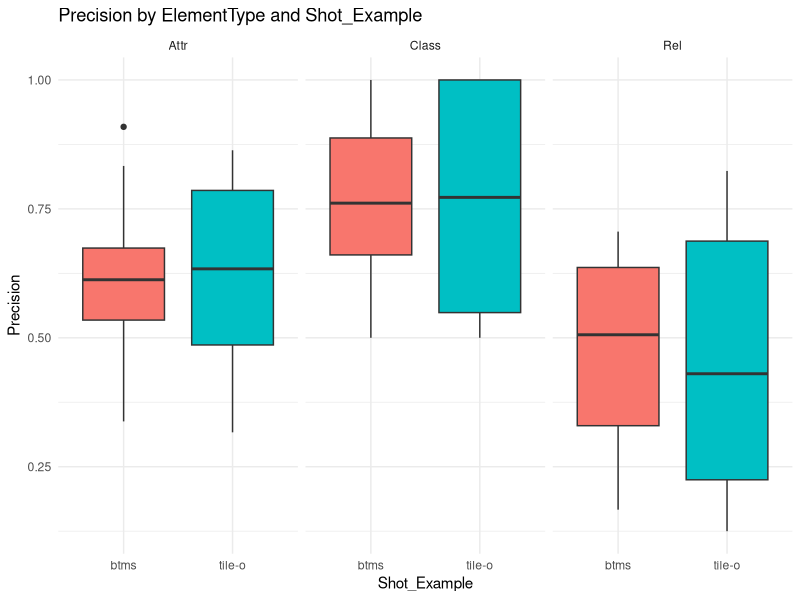
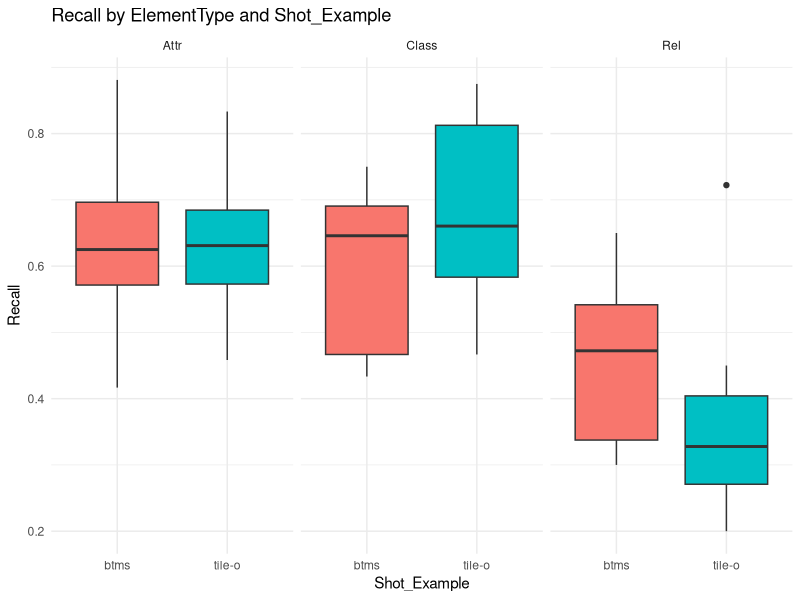
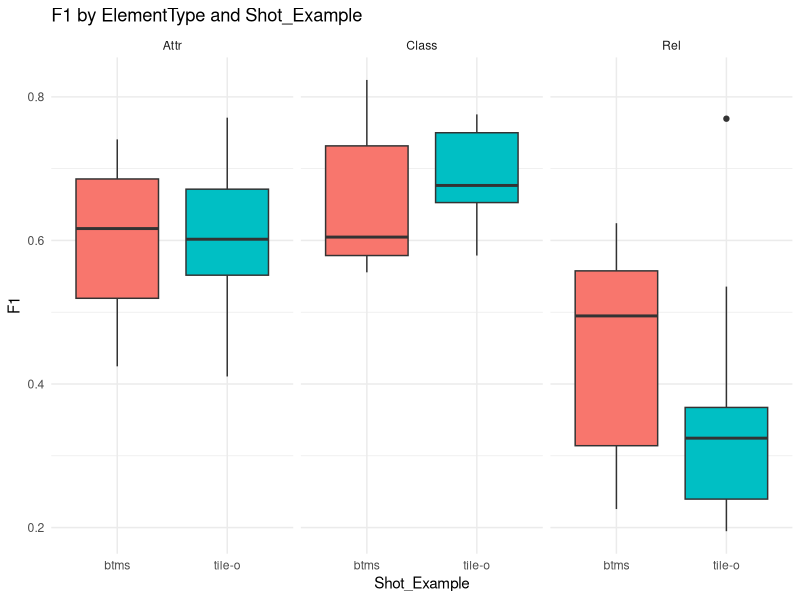
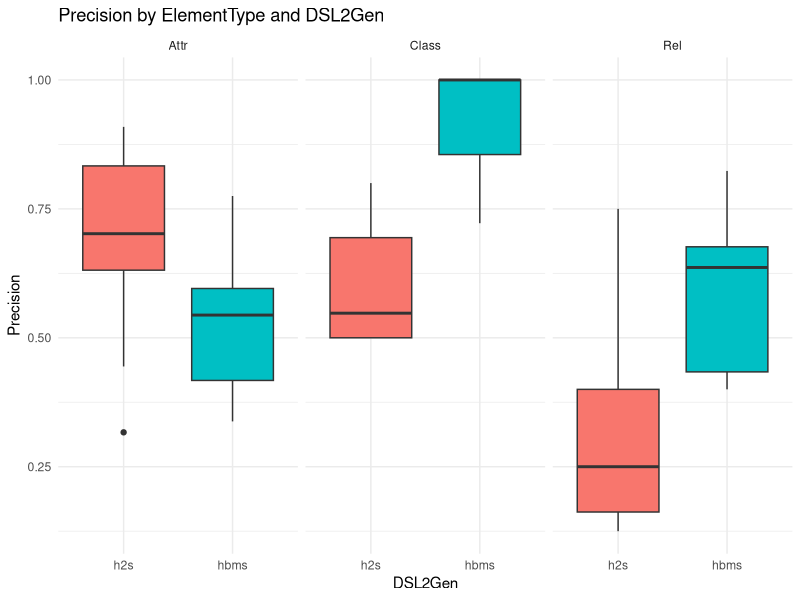
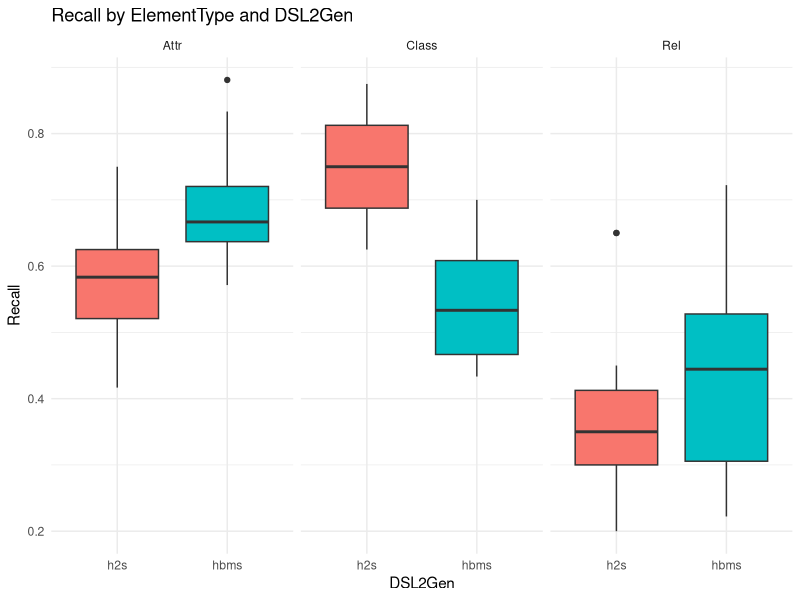
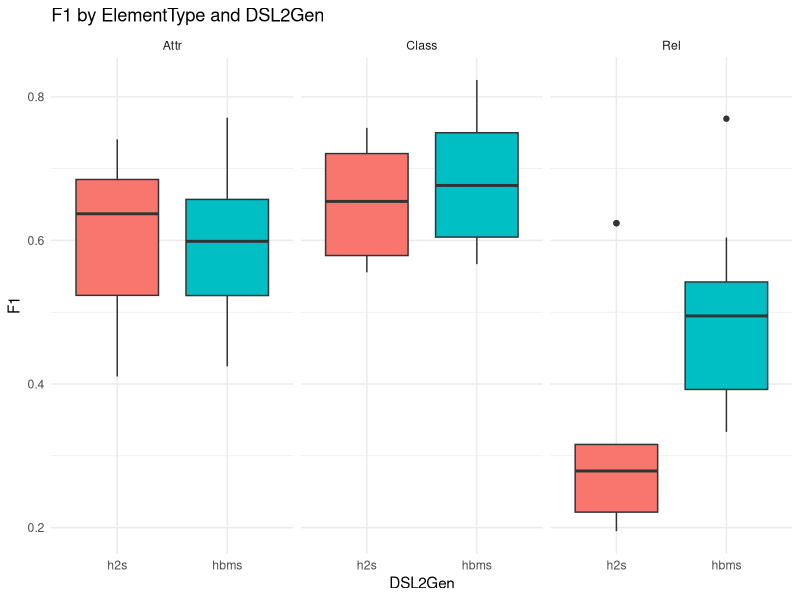
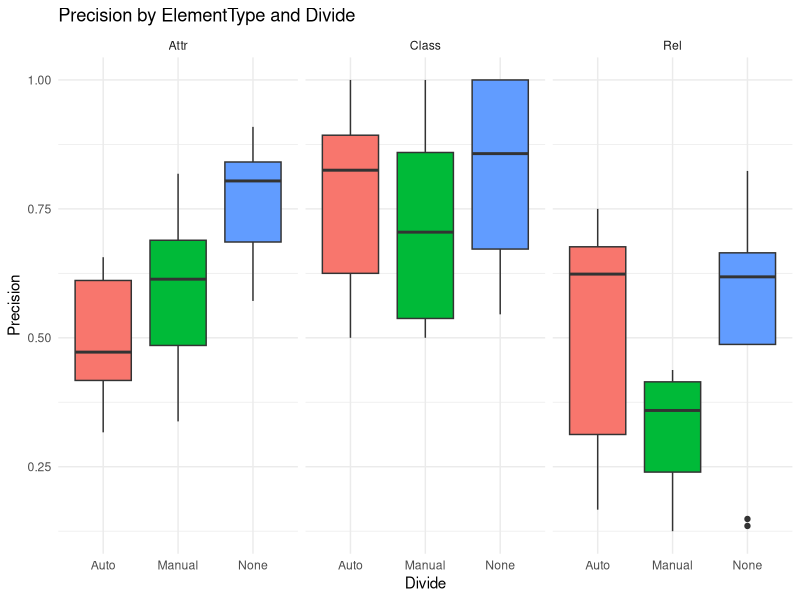
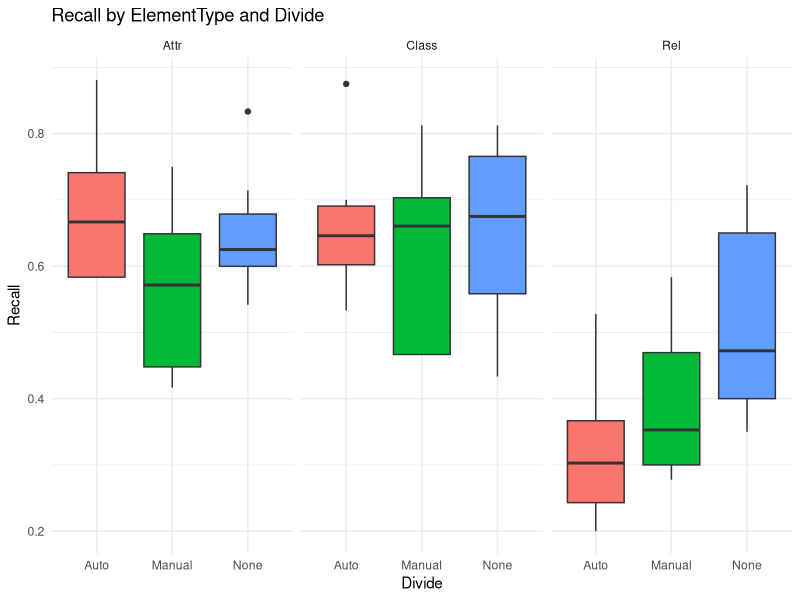

The R source for these figures, in order:
## ---- chunk 1
library(readxl)
library(dplyr)
library(tidyr)
library(lme4)
library(lmerTest)
## ---- chunk 2
df <- read_excel('IFT6253LLMAssistantEvaluation.xlsx', skip=1)

colnames(df)[3] <- "Shot_Example"
colnames(df)[6] <- "Pre_Model"

colnames(df)[7] <- "Class_Precision"
colnames(df)[8] <- "Class_Recall"
colnames(df)[9] <- "Class_F1"

colnames(df)[10] <- "Attr_Precision"
colnames(df)[11] <- "Attr_Recall"
colnames(df)[12] <- "Attr_F1"

colnames(df)[13] <- "Rel_Precision"
colnames(df)[14] <- "Rel_Recall"
colnames(df)[15] <- "Rel_F1"

df$Combination <- factor(df$Combination)
df$Shot_Example <- factor(df$Shot_Example)
df$DSL2Gen <- factor(df$DSL2Gen)
df$Divide <- factor(df$Divide)
df$Pre_Model <- factor(df$Pre_Model)

head(df)
## ---- chunk 3
df_long <- df %>%
  pivot_longer(
    cols = colnames(df)[7:15], # Select relevant columns
    names_to = c("ElementType", ".value"),
    names_sep = "_"
  )

head(df_long)
## ---- chunk 4
library(ggplot2)

ggplot(df_long, aes(x = Shot_Example, y = Precision, fill = Shot_Example)) +
  geom_boxplot() +
  facet_wrap(~ ElementType) + # Facet by ElementType
  labs(title = "Precision by ElementType and Shot_Example",
    x = "Shot_Example",
    y = "Precision") +
  theme_minimal() +
  theme(legend.position = "none")

ggplot(df_long, aes(x = Shot_Example, y = Recall, fill = Shot_Example)) +
  geom_boxplot() +
  facet_wrap(~ ElementType) + # Facet by ElementType
  labs(title = "Recall by ElementType and Shot_Example",
    x = "Shot_Example",
    y = "Recall") +
  theme_minimal() +
  theme(legend.position = "none")

ggplot(df_long, aes(x = Shot_Example, y = F1, fill = Shot_Example)) +
  geom_boxplot() +
  facet_wrap(~ ElementType) + # Facet by ElementType
  labs(title = "F1 by ElementType and Shot_Example",
    x = "Shot_Example",
    y = "F1") +
  theme_minimal() +
  theme(legend.position = "none")

## ---- chunk 5
ggplot(df_long, aes(x = DSL2Gen, y = Precision, fill = DSL2Gen)) +
  geom_boxplot() +
  facet_wrap(~ ElementType) + # Facet by ElementType
  labs(title = "Precision by ElementType and DSL2Gen",
    x = "DSL2Gen",
    y = "Precision") +
  theme_minimal() +
  theme(legend.position = "none")

ggplot(df_long, aes(x = DSL2Gen, y = Recall, fill = DSL2Gen)) +
  geom_boxplot() +
  facet_wrap(~ ElementType) + # Facet by ElementType
  labs(title = "Recall by ElementType and DSL2Gen",
    x = "DSL2Gen",
    y = "Recall") +
  theme_minimal() +
  theme(legend.position = "none")

ggplot(df_long, aes(x = DSL2Gen, y = F1, fill = DSL2Gen)) +
  geom_boxplot() +
  facet_wrap(~ ElementType) + # Facet by ElementType
  labs(title = "F1 by ElementType and DSL2Gen",
    x = "DSL2Gen",
    y = "F1") +
  theme_minimal() +
  theme(legend.position = "none")
## ---- chunk 6
ggplot(df_long, aes(x = Divide, y = Precision, fill = Divide)) +
  geom_boxplot() +
  facet_wrap(~ ElementType) + # Facet by ElementType
  labs(title = "Precision by ElementType and Divide",
    x = "Divide",
    y = "Precision") +
  theme_minimal() +
  theme(legend.position = "none")

ggplot(df_long, aes(x = Divide, y = Recall, fill = Divide)) +
  geom_boxplot() +
  facet_wrap(~ ElementType) + # Facet by ElementType
  labs(title = "Recall by ElementType and Divide",
    x = "Divide",
    y = "Recall") +
  theme_minimal() +
  theme(legend.position = "none")

ggplot(df_long, aes(x = Divide, y = F1, fill = Divide)) +
  geom_boxplot() +
  facet_wrap(~ ElementType) + # Facet by ElementType
  labs(title = "F1 by ElementType and Divide",
    x = "Divide",
    y = "F1") +
  theme_minimal() +
  theme(legend.position = "none")
## ---- chunk 7
ggplot(df_long, aes(x = Pre_Model, y = Precision, fill = Pre_Model)) +
  geom_boxplot() +
  facet_wrap(~ ElementType) + # Facet by ElementType
  labs(title = "Precision by ElementType and Pre_Model",
    x = "Pre_Model",
    y = "Precision") +
  theme_minimal() +
  theme(legend.position = "none")

ggplot(df_long, aes(x = Pre_Model, y = Recall, fill = Pre_Model)) +
  geom_boxplot() +
  facet_wrap(~ ElementType) + # Facet by ElementType
  labs(title = "Recall by ElementType and Pre_Model",
    x = "Pre_Model",
    y = "Recall") +
  theme_minimal() +
  theme(legend.position = "none")

ggplot(df_long, aes(x = Pre_Model, y = F1, fill = Pre_Model)) +
  geom_boxplot() +
  facet_wrap(~ ElementType) + # Facet by ElementType
  labs(title = "F1 by ElementType and Pre_Model",
    x = "Pre_Model",
    y = "F1") +
  theme_minimal() +
  theme(legend.position = "none")
## ---- chunk 8
shapiro_test_result <- shapiro.test(df_long[df_long$ElementType == "Class", ]$Precision)
print("Precision:")
shapiro_test_result
print("--------------------------------")

shapiro_test_result <- shapiro.test(df_long[df_long$ElementType == "Class", ]$Recall)
print("Recall:")
shapiro_test_result
print("--------------------------------")

shapiro_test_result <- shapiro.test(df_long[df_long$ElementType == "Class", ]$F1)
print("F1:")
shapiro_test_result
print("--------------------------------")
## ---- chunk 9
shapiro_test_result <- shapiro.test(df_long[df_long$ElementType == "Attr", ]$Precision)
print("Precision:")
shapiro_test_result
print("--------------------------------")

shapiro_test_result <- shapiro.test(df_long[df_long$ElementType == "Attr", ]$Recall)
print("Recall:")
shapiro_test_result
print("--------------------------------")

shapiro_test_result <- shapiro.test(df_long[df_long$ElementType == "Attr", ]$F1)
print("F1:")
shapiro_test_result
print("--------------------------------")
## ---- chunk 10
shapiro_test_result <- shapiro.test(df_long[df_long$ElementType == "Rel", ]$Precision)
print("Precision:")
shapiro_test_result
print("--------------------------------")

shapiro_test_result <- shapiro.test(df_long[df_long$ElementType == "Rel", ]$Recall)
print("Recall:")
shapiro_test_result
print("--------------------------------")

shapiro_test_result <- shapiro.test(df_long[df_long$ElementType == "Rel", ]$F1)
print("F1:")
shapiro_test_result
print("--------------------------------")
## ---- chunk 11
library(lme4)
library(lmerTest)
library(car)
library(emmeans)

df <- df_long[df_long$ElementType == "Class", ]
head(df)

class_precision <- lm(Precision ~ Divide * Pre_Model + DSL2Gen + Shot_Example, data = df)
summary(class_precision)
print("----------------------")

qqnorm(residuals(class_precision))
qqline(residuals(class_precision),col="red")

leveneTest(residuals(class_precision) ~ Divide * Pre_Model, data=df)
print("----------------------")

print("Pre_Model")
emmeans(class_precision, pairwise ~ Pre_Model)$contrasts
print("Divide")
emmeans(class_precision, pairwise ~ Divide)$contrasts
print("Pre_Model | Divide")
emmeans(class_precision, pairwise ~ Pre_Model | Divide)$contrasts
## ---- chunk 12
df <- df_long[df_long$ElementType == "Class", ]
head(df)

class_recall <- aov(Recall ~ Pre_Model * Divide + DSL2Gen + Shot_Example, data = df)
anova(class_recall)
print("----------------------")

print("Pre_Model")
emmeans(class_recall, pairwise ~ Pre_Model)$contrasts
print("Divide")
emmeans(class_recall, pairwise ~ Divide)$contrasts
print("Pre_Model | Divide")
emmeans(class_recall, pairwise ~ Pre_Model | Divide)$contrasts
## ---- chunk 13
df <- df_long[df_long$ElementType == "Class", ]
head(df)

class_F1 <- aov(F1 ~ Divide * Pre_Model + DSL2Gen + Shot_Example, data = df)
summary(class_F1)
print("----------------------")

print("Pre_Model")
emmeans(class_F1, pairwise ~ Pre_Model)$contrasts
print("Divide")
emmeans(class_F1, pairwise ~ Divide)$contrasts
print("Pre_Model | Divide")
emmeans(class_F1, pairwise ~ Pre_Model | Divide)$contrasts
## ---- chunk 14
df <- df_long[df_long$ElementType == "Attr", ]
head(df)

attr_precision <- aov(Precision ~ Divide * Pre_Model + DSL2Gen + Shot_Example, data = df)
summary(attr_precision)
print("----------------------")

print("Pre_Model")
emmeans(attr_precision, pairwise ~ Pre_Model)$contrasts
print("Divide")
emmeans(attr_precision, pairwise ~ Divide)$contrasts
print("Pre_Model | Divide")
emmeans(attr_precision, pairwise ~ Pre_Model | Divide)$contrasts
## ---- chunk 15
library(emmeans)

df <- df_long[df_long$ElementType == "Attr", ]
head(df)

attr_recall <- aov(Recall ~ Divide * Pre_Model + DSL2Gen + Shot_Example, data = df)
summary(attr_recall)
print("----------------------")

print("Pre_Model")
emmeans(attr_recall, pairwise ~ Pre_Model)$contrasts
print("Divide")
emmeans(attr_recall, pairwise ~ Divide)$contrasts
print("Pre_Model | Divide")
emmeans(attr_recall, pairwise ~ Pre_Model | Divide)$contrasts
## ---- chunk 16
library(emmeans)

df <- df_long[df_long$ElementType == "Attr", ]
head(df)

attr_F1 <- aov(F1 ~ Divide * Pre_Model + DSL2Gen + Shot_Example, data = df)
summary(attr_F1)
print("----------------------")

print("Pre_Model")
emmeans(attr_F1, pairwise ~ Pre_Model)$contrasts
print("Divide")
emmeans(attr_F1, pairwise ~ Divide)$contrasts
print("Pre_Model | Divide")
emmeans(attr_F1, pairwise ~ Pre_Model | Divide)$contrasts
## ---- chunk 17
df <- df_long[df_long$ElementType == "Rel", ]
head(df)

rel_precision <- aov(Precision ~ Divide * Pre_Model + DSL2Gen + Shot_Example, data = df)
summary(rel_precision)
print("----------------------")

print("Pre_Model")
emmeans(rel_precision, pairwise ~ Pre_Model)$contrasts
print("Divide")
emmeans(rel_precision, pairwise ~ Divide)$contrasts
print("Pre_Model | Divide")
emmeans(rel_precision, pairwise ~ Pre_Model | Divide)$contrasts
## ---- chunk 18
df <- df_long[df_long$ElementType == "Rel", ]
head(df)

rel_recall <- aov(Recall ~ Divide * Pre_Model + DSL2Gen + Shot_Example, data = df)
summary(rel_recall)
print("----------------------")

print("Pre_Model")
emmeans(rel_recall, pairwise ~ Pre_Model)$contrasts
print("Divide")
emmeans(rel_recall, pairwise ~ Divide)$contrasts
print("Pre_Model | Divide")
emmeans(rel_recall, pairwise ~ Pre_Model | Divide)$contrasts
## ---- chunk 19
df <- df_long[df_long$ElementType == "Rel", ]
head(df)

rel_f1 <- aov(F1 ~ Divide * Pre_Model + DSL2Gen + Shot_Example, data = df)
summary(rel_f1)
print("----------------------")

print("Pre_Model")
emmeans(rel_f1, pairwise ~ Pre_Model)$contrasts
print("Divide")
emmeans(rel_f1, pairwise ~ Divide)$contrasts
print("Pre_Model | Divide")
emmeans(rel_f1, pairwise ~ Pre_Model | Divide)$contrasts
